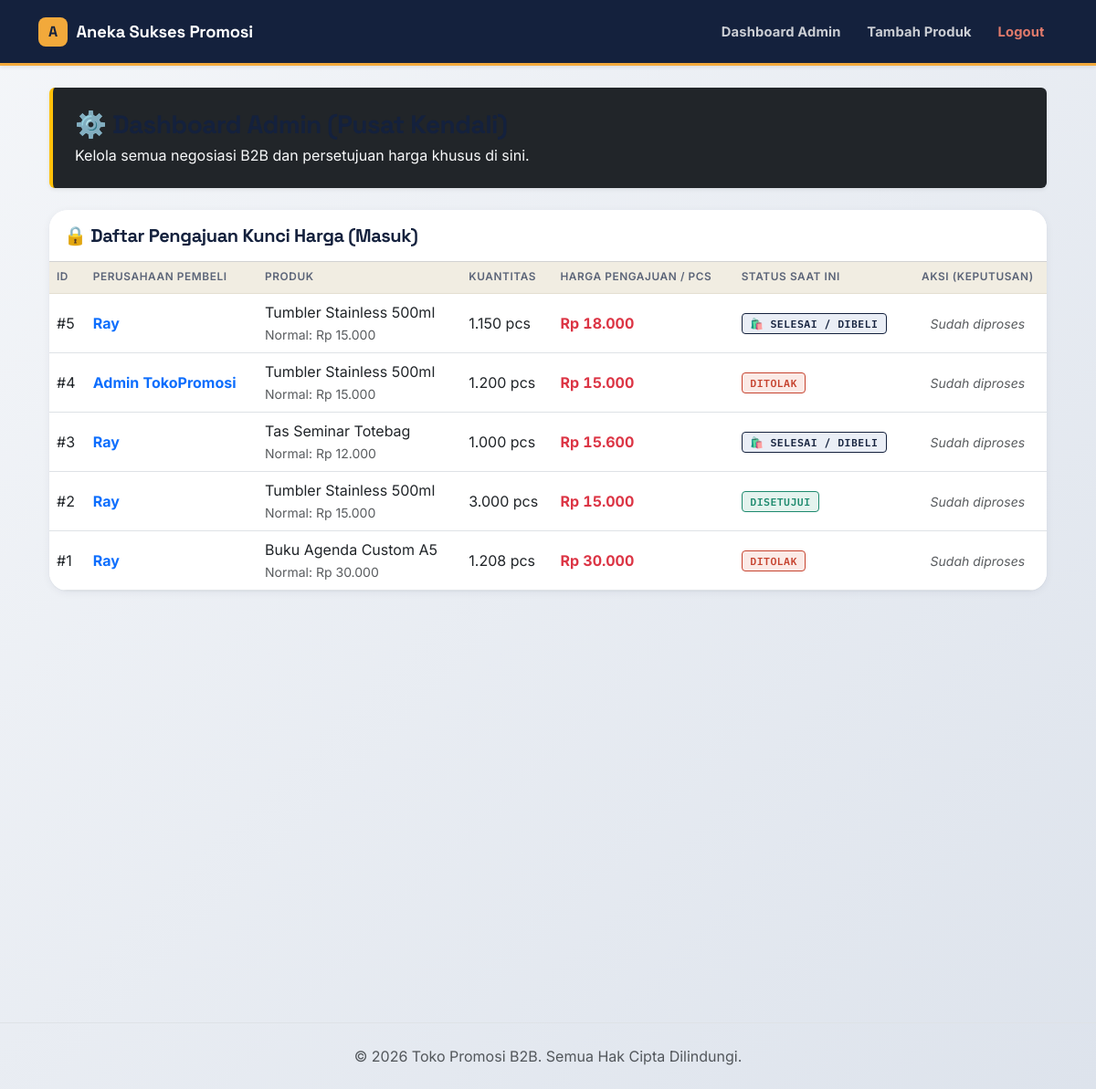
/dashboardAdmin.php (signed in), run on the app's committed database.
### tables this page shows
CREATE TABLE `price_locks` (
  `id` int(11) NOT NULL,
  `user_id` int(11) NOT NULL,
  `product_id` int(11) NOT NULL,
  `kuantitas` int(11) NOT NULL,
  `harga_pengajuan` decimal(10,2) NOT NULL,
  `status` enum('pending','approved','rejected','selesai') DEFAULT 'pending',
  `created_at` timestamp NOT NULL DEFAULT current_timestamp()
);

CREATE TABLE `users` (
  `id` int(11) NOT NULL,
  `nama_perusahaan` varchar(100) NOT NULL,
  `email` varchar(100) NOT NULL,
  `password` varchar(255) NOT NULL,
  `role` enum('admin','user') DEFAULT 'user',
  `alamat` text DEFAULT NULL,
  `created_at` timestamp NOT NULL DEFAULT current_timestamp()
);

CREATE TABLE `products` (
  `id` int(11) NOT NULL,
  `nama_produk` varchar(150) NOT NULL,
  `deskripsi` text DEFAULT NULL,
  `harga_normal` decimal(10,2) NOT NULL,
  `gambar` varchar(255) DEFAULT NULL,
  `stok` int(11) DEFAULT 0,
  `created_at` timestamp NOT NULL DEFAULT current_timestamp()
);

### dashboardAdmin.php (the view, shortened to what this page needs)
<?php
include 'Database/koneksi.php';
$query_admin = "SELECT price_locks.*, products.nama_produk, products.harga_normal, users.nama_perusahaan
                FROM price_locks
                JOIN products ON price_locks.product_id = products.id
                JOIN users ON price_locks.user_id = users.id
                ORDER BY price_locks.id DESC";
$result_admin = mysqli_query($conn, $query_admin);
?>
<?php include 'includes/header.php'; ?>
<div class="container mt-4 mb-5" style="min-height: 60vh;">
    <div class="p-4 mb-4 bg-dark text-white rounded shadow-sm border-start border-4 border-warning">
        <h3 class="fw-bold mb-1">⚙️ Dashboard Admin (Pusat Kendali)</h3>
        <p class="text-light mb-0">Kelola semua negosiasi B2B dan persetujuan harga khusus di sini.</p>
    </div>
    <div class="card border-0 shadow-sm mb-5">
        <div class="card-header bg-white py-3">
            <h5 class="fw-bold mb-0">🔒 Daftar Pengajuan Kunci Harga (Masuk)</h5>
        </div>
        <div class="card-body p-0">
            <div class="table-responsive">
                <table class="table table-hover align-middle mb-0">
                    <thead class="table-light">
                        <tr>
                            <th>ID</th>
                            <th>Perusahaan Pembeli</th>
                            <th>Produk</th>
                            <th>Kuantitas</th>
                            <th>Harga Pengajuan / Pcs</th>
                            <th>Status Saat Ini</th>
                            <th class="text-center">Aksi (Keputusan)</th>
                        </tr>
                    </thead>
                    <tbody>
                        <?php if (mysqli_num_rows($result_admin) > 0) : ?>
                            <?php while ($row = mysqli_fetch_assoc($result_admin)) : ?>
                                <tr>
                                    <td>#<?= $row['id']; ?></td>
                                    <td class="fw-bold text-primary"><?= htmlspecialchars($row['nama_perusahaan']); ?></td>
                                    <td>
                                        <?= htmlspecialchars($row['nama_produk']); ?><br>
                                        <small class="text-muted">Normal: Rp <?= number_format($row['harga_normal'], 0, ',', '.'); ?></small>
                                    </td>
                                    <td><?= number_format($row['kuantitas'], 0, ',', '.'); ?> pcs</td>
                                    <td class="fw-bold text-danger">Rp <?= number_format($row['harga_pengajuan'], 0, ',', '.'); ?></td>
                                    <td>
                                        <?php if ($row['status'] == 'pending') : ?>
                                            <span class="badge bg-warning text-dark">Menunggu</span>
                                        <?php elseif ($row['status'] == 'approved') : ?>
                                            <span class="badge bg-success">Disetujui</span>
                                        <?php elseif ($row['status'] == 'selesai') : ?>
                                            <span class="badge bg-primary">🛍️ Selesai / Dibeli</span>
                                        <?php else : ?>
                                            <span class="badge bg-danger">Ditolak</span>
                                        <?php endif; ?>
                                    </td>
                                    <td class="text-center">
                                        <?php if ($row['status'] == 'pending') : ?>
                                            <div class="btn-group" role="group">
                                                <a href="dashboardAdmin.php?action=approve&lock_id=<?= $row['id']; ?>" class="btn btn-sm btn-success fw-bold shadow-sm" onclick="return confirm('Yakin ingin menyetujui harga ini?');">✓ Setujui</a>
                                                <a href="dashboardAdmin.php?action=reject&lock_id=<?= $row['id']; ?>" class="btn btn-sm btn-danger fw-bold shadow-sm" onclick="return confirm('Yakin ingin menolak tawaran ini?');">✕ Tolak</a>
                                            </div>
                                        <?php else : ?>
                                            <span class="text-muted small"><i>Sudah diproses</i></span>
                                        <?php endif; ?>
                                    </td>
                                </tr>
                            <?php endwhile; ?>
                        <?php else : ?>
                            <tr>
                                <td colspan="7" class="text-center py-4 text-muted">Belum ada pengajuan masuk dari pembeli.</td>
                            </tr>
                        <?php endif; ?>
                    </tbody>
                </table>
            </div>
        </div>
    </div>
</div>
<?php include 'includes/footer.php'; ?>

### design.css (style rules this page uses)
:root { --ink-navy: #14213D; --ink-navy-deep: #0D1730; --ink-navy-light: #24365F; --paper: #FAF8F3; --paper-dim: #F1EDE2; --paper-line: #E4DFD1; --slate: #5B6478; --slate-light: #8890A0; --amber: #F2A93B; --amber-deep: #C97F17; --emerald: #1E8A6E; --emerald-bg: #E4F3EE; --crimson: #C6432F; --crimson-bg: #FBEAE6; --ink-text: #1B1F2B; --font-display: 'Space Grotesk', sans-serif; --font-body: 'Inter', sans-serif; --font-mono: 'IBM Plex Mono', monospace; --radius-sm: 6px; --radius-md: 12px; --radius-lg: 20px; --shadow-card: 0 2px 10px rgba(20,33,61,.06), 0 1px 2px rgba(20,33,61,.05); --shadow-card-hover: 0 18px 34px rgba(20,33,61,.14); }
html, body { width: 100%; overflow-x: hidden; }
body { font-family: var(--font-body); background: linear-gradient(135deg, #F4F6F9 0%, #DDE3EC 100%); min-height: 100vh; background-attachment: fixed; color: var(--ink-text); -webkit-font-smoothing: antialiased; }
h1,h2,h3,h4,h5,h6 { font-family: var(--font-display); font-weight: 700; letter-spacing: -0.02em; color: var(--ink-navy); }
.text-primary, strong.text-danger, .fw-bold.text-success, .fs-5.text-danger, td.fw-bold, h6.text-primary { font-variant-numeric: tabular-nums; }
.badge { font-family: var(--font-mono); font-weight: 600; font-size: .72rem; letter-spacing: .04em; text-transform: uppercase; padding: .42em .75em; border-radius: 4px; border: 1.5px solid transparent; }
.badge.bg-success { background-color: var(--emerald-bg) !important; color: var(--emerald) !important; border-color: var(--emerald); }
.badge.bg-danger { background-color: var(--crimson-bg) !important; color: var(--crimson) !important; border-color: var(--crimson); }
.badge.bg-primary { background-color: #EAEEF6 !important; color: var(--ink-navy) !important; border-color: var(--ink-navy); }
.card { border-radius: var(--radius-lg) !important; box-shadow: var(--shadow-card) !important; overflow: hidden; transition: transform 0.3s cubic-bezier(.25,.8,.25,1), box-shadow 0.3s ease; }
.card-header { font-family: var(--font-display); border-top-left-radius: var(--radius-lg) !important; border-top-right-radius: var(--radius-lg) !important; }
.table thead.table-light th { background-color: var(--paper-dim) !important; color: var(--slate); font-size: .74rem; text-transform: uppercase; letter-spacing: .05em; font-weight: 600; border-bottom: 1px solid var(--paper-line); }
.table td, .table th { vertical-align: middle; }
.table-hover>tbody>tr { transition: background-color 0.2s ease; }
:root { --ease-out-expo: cubic-bezier(.16,1,.3,1); --ease-spring: cubic-bezier(.34,1.56,.64,1); --dur-fast: .2s; --dur-med: .45s; --dur-slow: .7s; }
html { scroll-behavior: smooth; }
body { animation: page-fade-in .5s var(--ease-out-expo); }
.reveal { opacity: 0; transform: translateY(28px); transition: opacity var(--dur-slow) var(--ease-out-expo), transform var(--dur-slow) var(--ease-out-expo); }
.reveal.reveal-visible { opacity: 1; transform: translateY(0); }
.card { position: relative; }
.count-target { font-variant-numeric: tabular-nums; }

### data on the page
price_locks: id "5", user.nama_perusahaan "Ray", product.nama_produk "Tumbler Stainless 500ml", product.harga_normal "15.000", kuantitas "1.150", status "🛍️ SELESAI / DIBELI"
price_locks: id "4", user.nama_perusahaan "Admin TokoPromosi", product.nama_produk "Tumbler Stainless 500ml", product.harga_normal "15.000", kuantitas "1.200", status "DITOLAK"
price_locks: id "3", user.nama_perusahaan "Ray", product.nama_produk "Tas Seminar Totebag", product.harga_normal "12.000", kuantitas "1.000", status "🛍️ SELESAI / DIBELI"
price_locks: id "2", user.nama_perusahaan "Ray", product.nama_produk "Tumbler Stainless 500ml", product.harga_normal "15.000", kuantitas "3.000", status "DISETUJUI"
price_locks: id "1", user.nama_perusahaan "Ray", product.nama_produk "Buku Agenda Custom A5", product.harga_normal "30.000", kuantitas "1.208", status "DITOLAK"
